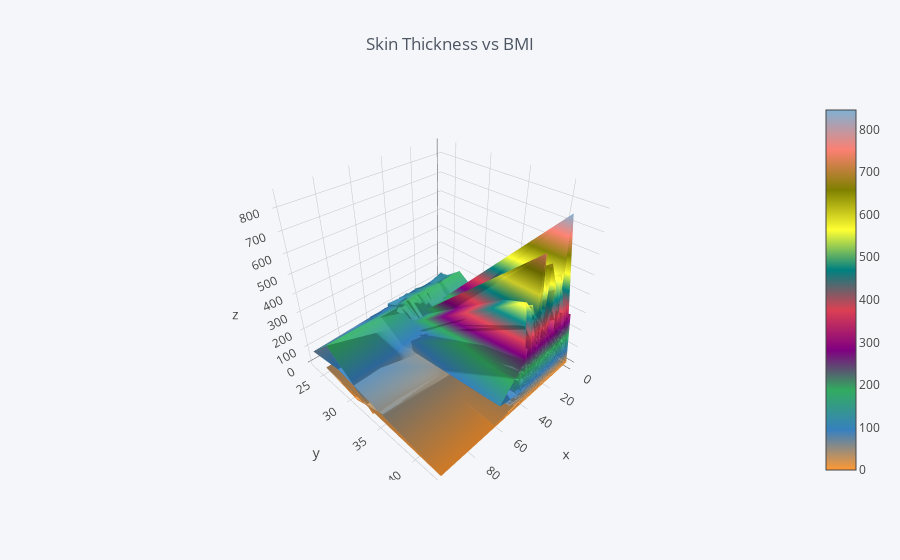

Notebook code cell kept with this figure:
### Markdown cell above
# Skin Thichness Vs BMI (higher the BMI higher the skin thickness)

### Code cell
df.iplot( x='SkinThickness',
    y='BMI',kind='surface',
        title='Skin Thickness vs BMI',
    xTitle='Skin Thickness',
    yTitle='BMI' )

### Figure 1 — Plotly figure (JSON) as saved in the notebook; plotly's stock layout.template omitted (floating-point values rounded to 4 significant figures; data arrays with more than 128 entries replaced by an {"elided": "..."} marker saying what was removed)
{"data": [{"colorscale": [[0, "rgb(255, 153, 51)"], [0.1111, "rgb(55, 128, 191)"], [0.2222, "rgb(50, 171, 96)"], [0.3333, "rgb(128, 0, 128)"], [0.4444, "rgb(219, 64, 82)"], [0.5556, "rgb(0, 128, 128)"], [0.6667, "rgb(255, 255, 51)"], [0.7778, "rgb(128, 128, 0)"], [0.8889, "rgb(251, 128, 114)"], [1, "rgb(128, 177, 211)"]], "type": "surface", "uid": "a147fcd9-70c9-4e9f-b449-979d8bcb2eff", "x": {"elided": "768 int values"}, "y": {"elided": "768 float values"}, "z": {"elided": "9x768 float values"}}], "layout": {"legend": {"bgcolor": "#F5F6F9", "font": {"color": "#4D5663"}}, "paper_bgcolor": "#F5F6F9", "plot_bgcolor": "#F5F6F9", "title": {"font": {"color": "#4D5663"}, "text": "Skin Thickness vs BMI"}, "xaxis": {"gridcolor": "#E1E5ED", "showgrid": true, "tickfont": {"color": "#4D5663"}, "title": {"font": {"color": "#4D5663"}, "text": "Skin Thickness"}, "zerolinecolor": "#E1E5ED"}, "yaxis": {"gridcolor": "#E1E5ED", "showgrid": true, "tickfont": {"color": "#4D5663"}, "title": {"font": {"color": "#4D5663"}, "text": "BMI"}, "zerolinecolor": "#E1E5ED"}}}
